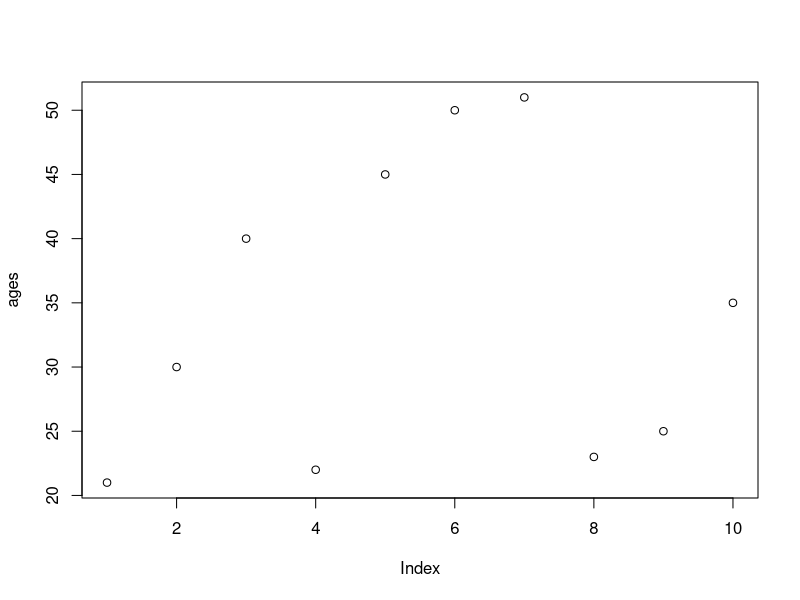
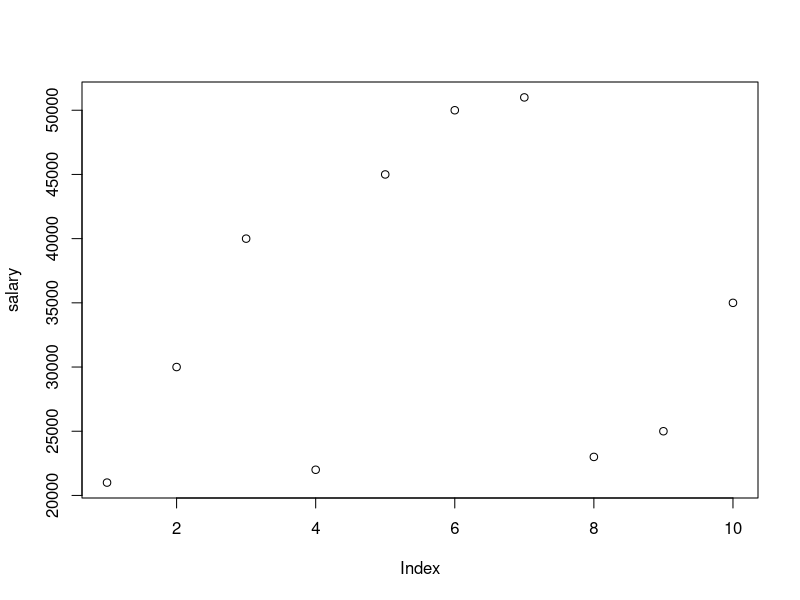
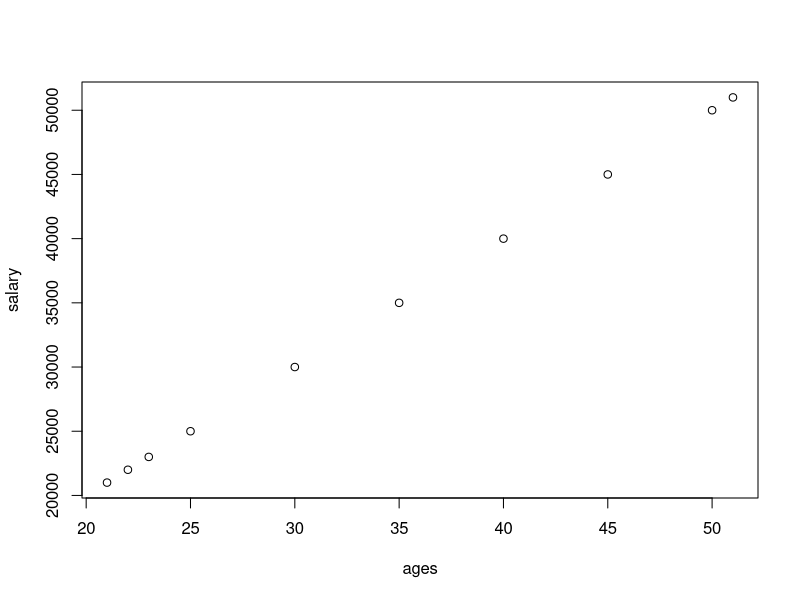
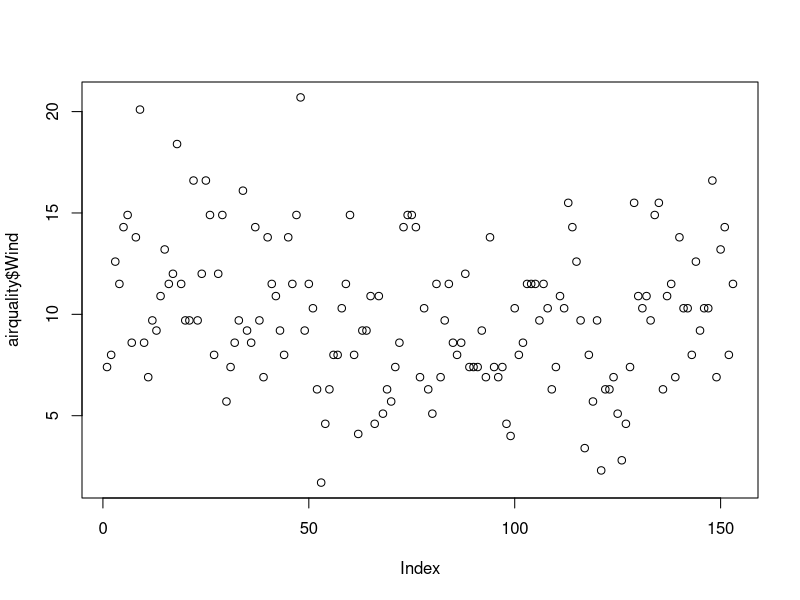
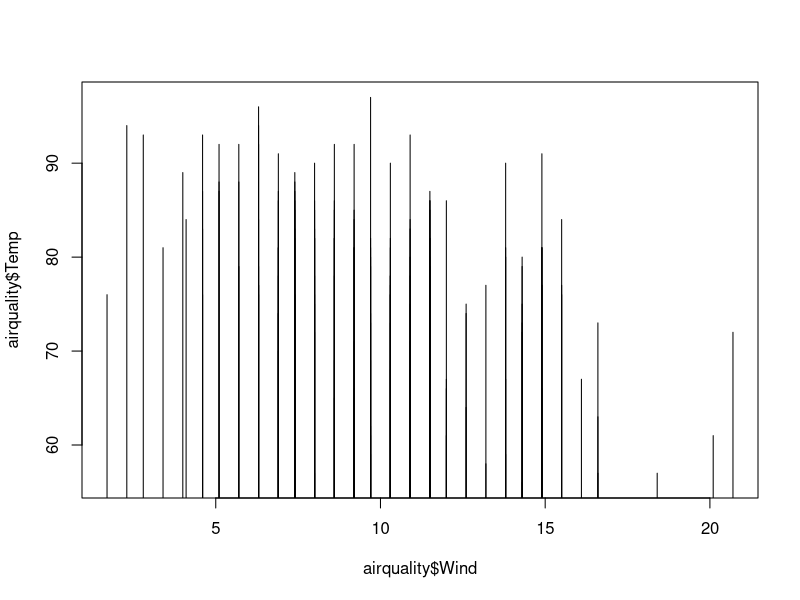
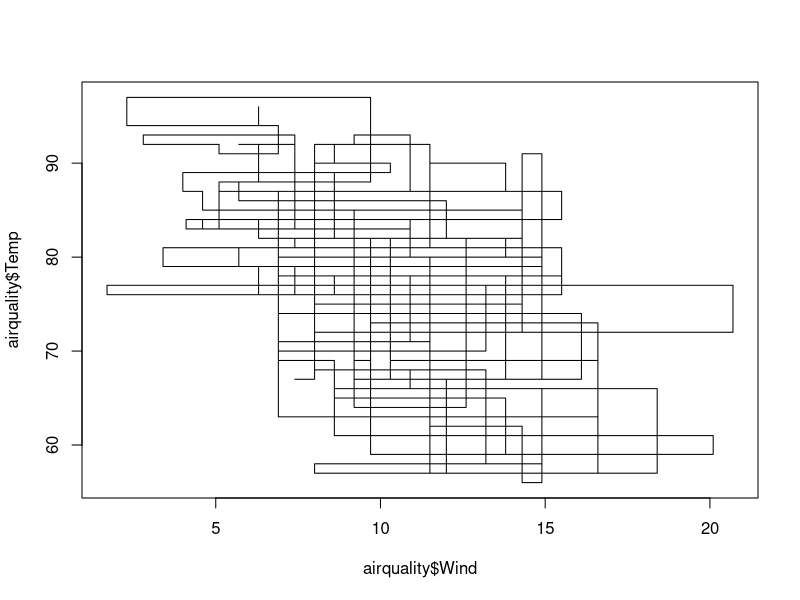
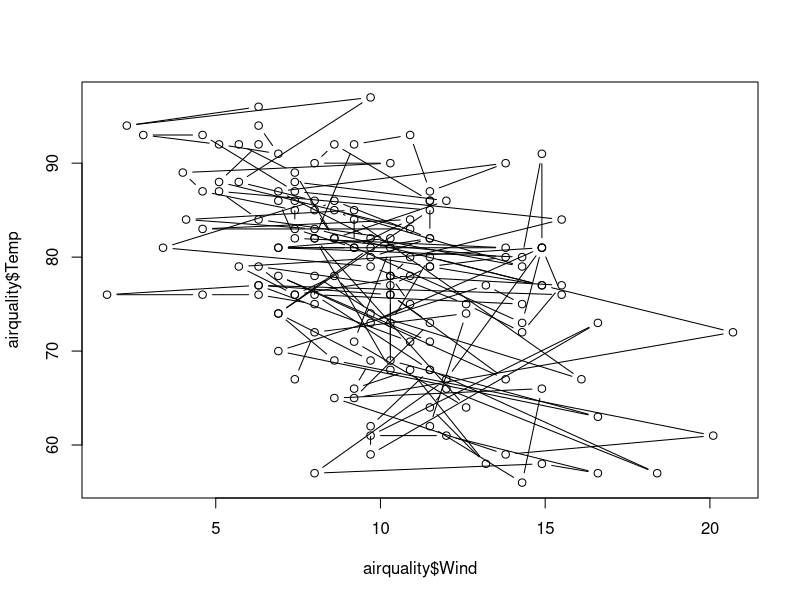
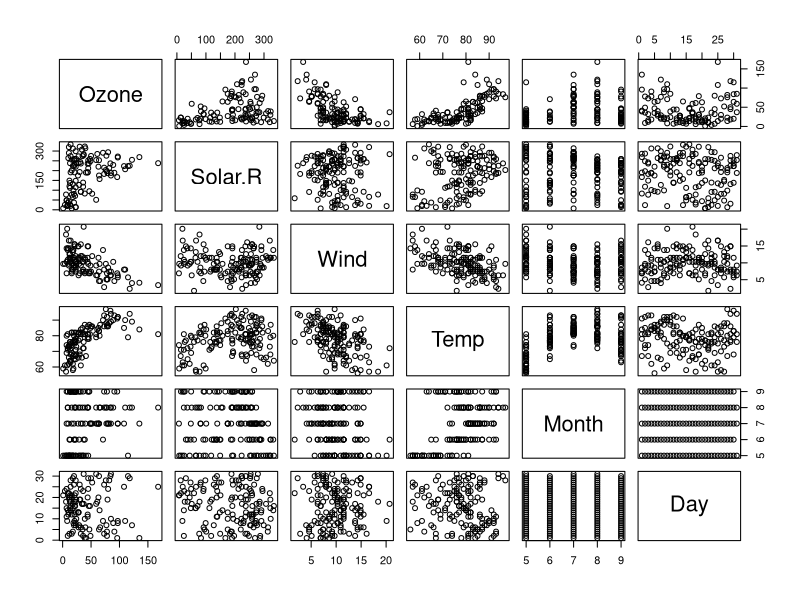

These figures' R source, in order:

ages=c(21,30,40,22,45,50,51,23,25,35)
plot(ages)

salary=c(21000,30000,40000,22000,45000,50000,51000,23000,25000,35000)
plot(salary)



plot(ages,salary)

help("plot")

airquality =datasets::airquality



head(airquality,10)
tail(airquality,10)
names(airquality)
dim(airquality)
nrow(airquality)
ncol(airquality)


airquality[,c(1,2)]   #all rows and first two column
df=airquality[,-6] #excludes 6th column
df

summary(airquality[,1])  # summary stats for column

summary(airquality$Temp)

airquality$Wind
summary(airquality$Wind)

plot(airquality$Wind)
plot(airquality$Wind,airquality$Temp,type = "h")
plot(airquality$Wind,airquality$Temp,type = "s")
plot(airquality$Wind,airquality$Temp,type = "b")
plot(airquality)
plot(airquality$Wind,type = "l")


plot(airquality$Wind,
     xlab = "Ozone Concentration",
     ylab = "No. of Instances",
     main = "Ozone levels in Baner",
     col  = "blue",
     type =  'l')


plot(airquality,col='red')    #plot of entire dataset

